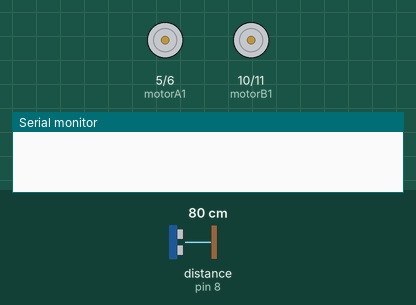
A sketch run on a simulated Arduino Uno, built with avr-gcc and run on an emulated ATmega328P. Shown: motor-driver pin pairs drawn as motors (green arrow = first pin HIGH = forward, orange = second pin HIGH = backward, longer = more drive, scaled by the enable pin), the last lines printed to the serial monitor. Wiring (inferred from the names in the program): ultrasonic range finder: trigger pin 7; echo pin 8. The test bench sets the inputs (shaded band); at power-on: distance to the obstacle (sensor on pin 8) 80 cm. The echo pulse lasts 58.3 µs per cm.

Above: at 0.1 s.
At 1.1 s:
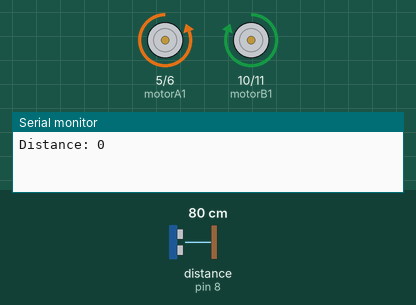
Timing chart, 0 to 2.6 s (numbered marks = the images above):
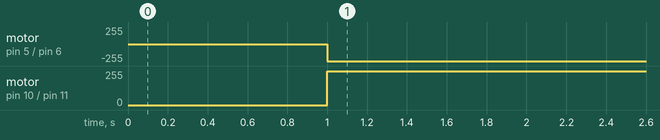

The sketch:

wall_following_robot.ino
```cpp
// Define motor pins
const int motorA1 = 5; // IN1
const int motorA2 = 6; // IN2
const int motorB1 = 10; // IN3
const int motorB2 = 11; // IN4
const int enableA = 9; // ENA
const int enableB = 8; // ENB

// Define ultrasonic sensor pins
const int trigPin = 7;
const int echoPin = 8;

// Define variables for distance measurement
long duration;
int distance;

void setup() {
  // Initialize motor pins as outputs
  pinMode(motorA1, OUTPUT);
  pinMode(motorA2, OUTPUT);
  pinMode(motorB1, OUTPUT);
  pinMode(motorB2, OUTPUT);
  pinMode(enableA, OUTPUT);
  pinMode(enableB, OUTPUT);

  // Initialize ultrasonic sensor pins
  pinMode(trigPin, OUTPUT);
  pinMode(echoPin, INPUT);

  // Set initial motor speed
  analogWrite(enableA, 255);
  analogWrite(enableB, 255);

  // Begin serial communication for debugging
  Serial.begin(9600);
}

void loop() {
  // Measure distance using ultrasonic sensor
  distance = measureDistance();

  // Debugging output
  Serial.print("Distance: ");
  Serial.println(distance);

  // Decision making based on distance
  if (distance < 20) {
    // If too close to the wall, turn right
    turnRight();
  } else {
    // If at a safe distance, move forward
    moveForward();
  }

  delay(100); // Small delay for stability
}

int measureDistance() {
  // Send a 10us pulse to trigger the sensor
  digitalWrite(trigPin, LOW);
  delayMicroseconds(2);
  digitalWrite(trigPin, HIGH);
  delayMicroseconds(10);
  digitalWrite(trigPin, LOW);

  // Measure the duration of the echo pulse
  duration = pulseIn(echoPin, HIGH);

  // Calculate distance in cm
  distance = duration * 0.034 / 2;

  return distance;
}

void moveForward() {
  digitalWrite(motorA1, HIGH);
  digitalWrite(motorA2, LOW);
  digitalWrite(motorB1, HIGH);
  digitalWrite(motorB2, LOW);
}

void turnRight() {
  digitalWrite(motorA1, LOW);
  digitalWrite(motorA2, HIGH);
  digitalWrite(motorB1, HIGH);
  digitalWrite(motorB2, LOW);
}

void stopMotors() {
  digitalWrite(motorA1, LOW);
  digitalWrite(motorA2, LOW);
  digitalWrite(motorB1, LOW);
  digitalWrite(motorB2, LOW);
}
```

Measured:
- by itself, motor on pin 5 (motorA1) / pin 6 (motorA2): stopped → backward 255/255 at 1.0 s
- by itself, motor on pin 10 (motorB1) / pin 11 (motorB2): stopped → forward 255/255 at 1.0 s
